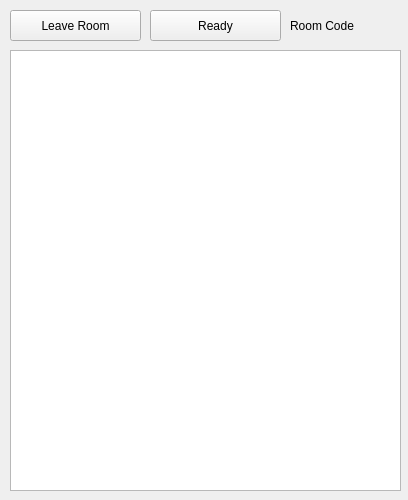
<?xml version="1.0" encoding="UTF-8"?>
<ui version="4.0">
 <class>Form</class>
 <widget class="QWidget" name="Form">
  <property name="geometry">
   <rect>
    <x>0</x>
    <y>0</y>
    <width>408</width>
    <height>500</height>
   </rect>
  </property>
  <property name="windowTitle">
   <string>Form</string>
  </property>
  <widget class="QPushButton" name="LeaveRoomButton">
   <property name="geometry">
    <rect>
     <x>10</x>
     <y>10</y>
     <width>131</width>
     <height>31</height>
    </rect>
   </property>
   <property name="styleSheet">
    <string notr="true">font: 14pt &quot;MS Shell Dlg 2&quot;;</string>
   </property>
   <property name="text">
    <string>Leave Room</string>
   </property>
  </widget>
  <widget class="QPushButton" name="ReadyButton">
   <property name="geometry">
    <rect>
     <x>150</x>
     <y>10</y>
     <width>131</width>
     <height>31</height>
    </rect>
   </property>
   <property name="styleSheet">
    <string notr="true">font: 14pt &quot;MS Shell Dlg 2&quot;;</string>
   </property>
   <property name="text">
    <string>Ready</string>
   </property>
  </widget>
  <widget class="QListWidget" name="PlayerList">
   <property name="geometry">
    <rect>
     <x>10</x>
     <y>50</y>
     <width>391</width>
     <height>441</height>
    </rect>
   </property>
  </widget>
  <widget class="QLabel" name="RoomCodeText">
   <property name="geometry">
    <rect>
     <x>290</x>
     <y>10</y>
     <width>101</width>
     <height>31</height>
    </rect>
   </property>
   <property name="styleSheet">
    <string notr="true">font: 14pt &quot;MS Shell Dlg 2&quot;;</string>
   </property>
   <property name="text">
    <string>Room Code</string>
   </property>
  </widget>
 </widget>
 <resources/>
 <connections/>
</ui>
